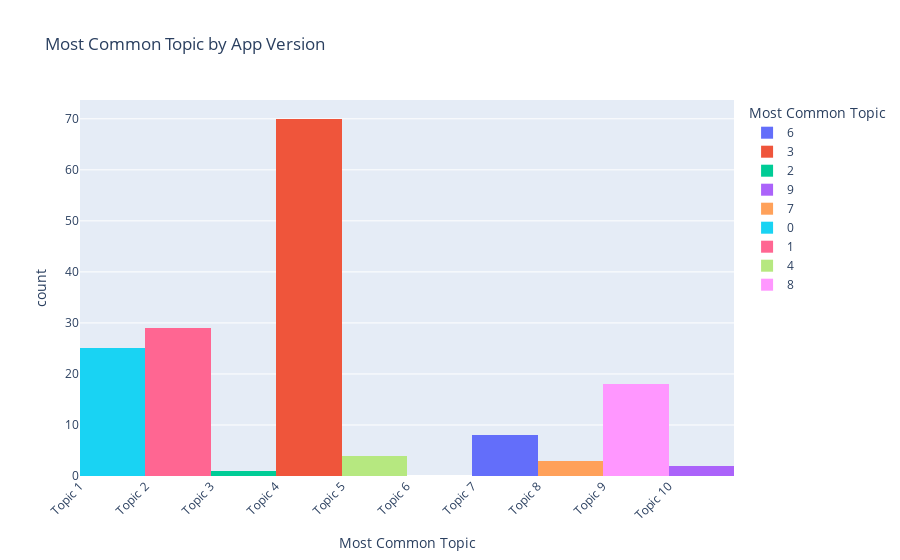

Write notebook code for a chart like this one.
### Code cell
fig = px.histogram(version_analysis, x='most_common_topic', color='most_common_topic',
                   labels={'most_common_topic': 'Most Common Topic', 'count': 'Frequency'},
                   title='Most Common Topic by App Version')

fig.update_traces(xbins=dict(start=0, end=len(topic_labels), size=1),
                  hovertemplate='Topic: %{x}<br>Count: %{y}<extra></extra>')

fig.update_xaxes(
    tickmode='array',
    tickvals=np.arange(len(topic_labels)),
    ticktext=topic_labels
)

fig.update_layout(xaxis_tickangle=-45)
fig.show()
pio.write_html(fig, "../../fam-report-site/public/App-Analytics/topic_review_version.html")

### Figure 1 — Plotly figure (JSON) as saved in the notebook; plotly's stock layout.template omitted (floating-point values rounded to 4 significant figures)
{"data": [{"alignmentgroup": "True", "bingroup": "x", "hovertemplate": "Topic: %{x}<br>Count: %{y}<extra></extra>", "legendgroup": "6", "marker": {"color": "#636efa", "pattern": {"shape": ""}}, "name": "6", "offsetgroup": "6", "orientation": "v", "showlegend": true, "type": "histogram", "x": [6, 6, 6, 6, 6, 6, 6, 6], "xaxis": "x", "xbins": {"end": 10, "size": 1, "start": 0}, "yaxis": "y"}, {"alignmentgroup": "True", "bingroup": "x", "hovertemplate": "Topic: %{x}<br>Count: %{y}<extra></extra>", "legendgroup": "3", "marker": {"color": "#EF553B", "pattern": {"shape": ""}}, "name": "3", "offsetgroup": "3", "orientation": "v", "showlegend": true, "type": "histogram", "x": [3, 3, 3, 3, 3, 3, 3, 3, 3, 3, 3, 3, 3, 3, 3, 3, 3, 3, 3, 3, 3, 3, 3, 3, 3, 3, 3, 3, 3, 3, 3, 3, 3, 3, 3, 3, 3, 3, 3, 3, 3, 3, 3, 3, 3, 3, 3, 3, 3, 3, 3, 3, 3, 3, 3, 3, 3, 3, 3, 3, 3, 3, 3, 3, 3, 3, 3, 3, 3, 3], "xaxis": "x", "xbins": {"end": 10, "size": 1, "start": 0}, "yaxis": "y"}, {"alignmentgroup": "True", "bingroup": "x", "hovertemplate": "Topic: %{x}<br>Count: %{y}<extra></extra>", "legendgroup": "2", "marker": {"color": "#00cc96", "pattern": {"shape": ""}}, "name": "2", "offsetgroup": "2", "orientation": "v", "showlegend": true, "type": "histogram", "x": [2], "xaxis": "x", "xbins": {"end": 10, "size": 1, "start": 0}, "yaxis": "y"}, {"alignmentgroup": "True", "bingroup": "x", "hovertemplate": "Topic: %{x}<br>Count: %{y}<extra></extra>", "legendgroup": "9", "marker": {"color": "#ab63fa", "pattern": {"shape": ""}}, "name": "9", "offsetgroup": "9", "orientation": "v", "showlegend": true, "type": "histogram", "x": [9, 9], "xaxis": "x", "xbins": {"end": 10, "size": 1, "start": 0}, "yaxis": "y"}, {"alignmentgroup": "True", "bingroup": "x", "hovertemplate": "Topic: %{x}<br>Count: %{y}<extra></extra>", "legendgroup": "7", "marker": {"color": "#FFA15A", "pattern": {"shape": ""}}, "name": "7", "offsetgroup": "7", "orientation": "v", "showlegend": true, "type": "histogram", "x": [7, 7, 7], "xaxis": "x", "xbins": {"end": 10, "size": 1, "start": 0}, "yaxis": "y"}, {"alignmentgroup": "True", "bingroup": "x", "hovertemplate": "Topic: %{x}<br>Count: %{y}<extra></extra>", "legendgroup": "0", "marker": {"color": "#19d3f3", "pattern": {"shape": ""}}, "name": "0", "offsetgroup": "0", "orientation": "v", "showlegend": true, "type": "histogram", "x": [0, 0, 0, 0, 0, 0, 0, 0, 0, 0, 0, 0, 0, 0, 0, 0, 0, 0, 0, 0, 0, 0, 0, 0, 0], "xaxis": "x", "xbins": {"end": 10, "size": 1, "start": 0}, "yaxis": "y"}, {"alignmentgroup": "True", "bingroup": "x", "hovertemplate": "Topic: %{x}<br>Count: %{y}<extra></extra>", "legendgroup": "1", "marker": {"color": "#FF6692", "pattern": {"shape": ""}}, "name": "1", "offsetgroup": "1", "orientation": "v", "showlegend": true, "type": "histogram", "x": [1, 1, 1, 1, 1, 1, 1, 1, 1, 1, 1, 1, 1, 1, 1, 1, 1, 1, 1, 1, 1, 1, 1, 1, 1, 1, 1, 1, 1], "xaxis": "x", "xbins": {"end": 10, "size": 1, "start": 0}, "yaxis": "y"}, {"alignmentgroup": "True", "bingroup": "x", "hovertemplate": "Topic: %{x}<br>Count: %{y}<extra></extra>", "legendgroup": "4", "marker": {"color": "#B6E880", "pattern": {"shape": ""}}, "name": "4", "offsetgroup": "4", "orientation": "v", "showlegend": true, "type": "histogram", "x": [4, 4, 4, 4], "xaxis": "x", "xbins": {"end": 10, "size": 1, "start": 0}, "yaxis": "y"}, {"alignmentgroup": "True", "bingroup": "x", "hovertemplate": "Topic: %{x}<br>Count: %{y}<extra></extra>", "legendgroup": "8", "marker": {"color": "#FF97FF", "pattern": {"shape": ""}}, "name": "8", "offsetgroup": "8", "orientation": "v", "showlegend": true, "type": "histogram", "x": [8, 8, 8, 8, 8, 8, 8, 8, 8, 8, 8, 8, 8, 8, 8, 8, 8, 8], "xaxis": "x", "xbins": {"end": 10, "size": 1, "start": 0}, "yaxis": "y"}], "layout": {"barmode": "relative", "legend": {"title": {"text": "Most Common Topic"}, "tracegroupgap": 0}, "title": {"text": "Most Common Topic by App Version"}, "xaxis": {"anchor": "y", "categoryarray": [6, 3, 2, 9, 7, 0, 1, 4, 8], "categoryorder": "array", "domain": [0, 1], "tickangle": -45, "tickmode": "array", "ticktext": ["Topic 1", "Topic 2", "Topic 3", "Topic 4", "Topic 5", "Topic 6", "Topic 7", "Topic 8", "Topic 9", "Topic 10"], "tickvals": [0, 1, 2, 3, 4, 5, 6, 7, 8, 9], "title": {"text": "Most Common Topic"}}, "yaxis": {"anchor": "x", "domain": [0, 1], "title": {"text": "count"}}}}
